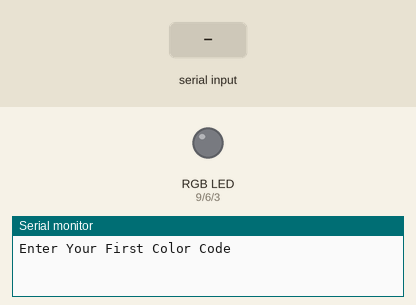
This sketch was run on a simulated Arduino Uno, built with avr-gcc and run on an emulated ATmega328P. Parts: an RGB LED mixed from three pins (HIGH = lit), the last lines printed to the serial monitor. Inputs (shaded band) come from the test bench. Dim RGB values are drawn brighter than linear.

Above: at 1.2 s.
1.3 s: "90,45,200\n" received over Serial
At 1.8 s:
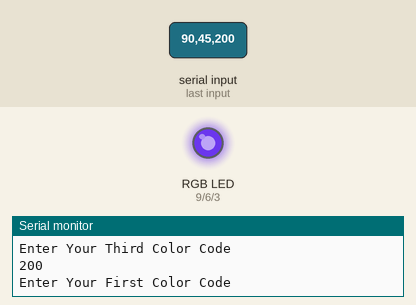
2.8 s: "30,150,10\n" received over Serial
At 4.0 s:
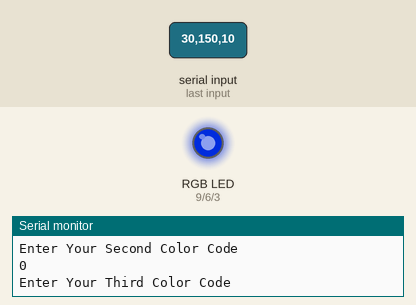
4.3 s: "5\n" received over Serial
At 5.0 s:
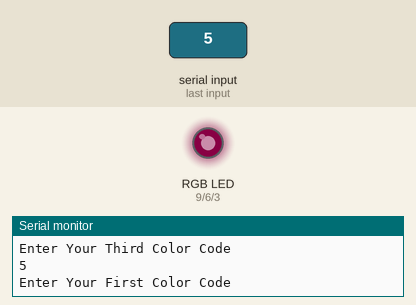
5.8 s: "1,90\n" received over Serial
At 6.3 s:
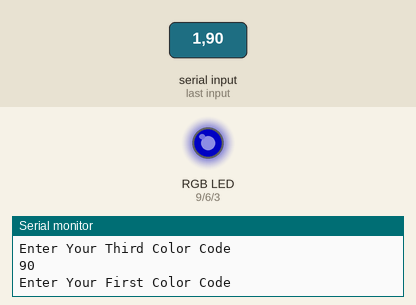
7.3 s: "90,45\n" received over Serial
At 8.5 s:
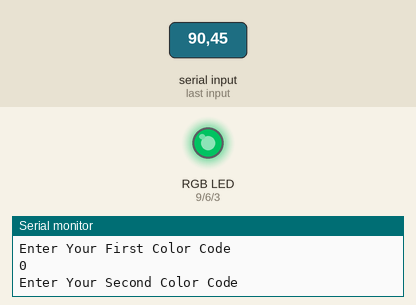
8.8 s: "90\n" received over Serial
At 10.5 s:
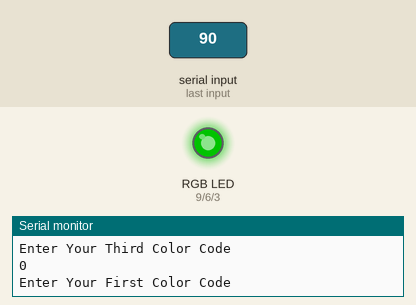
Timing chart, 0 to 12.0 s (numbered marks = the images above; inputs shaded):
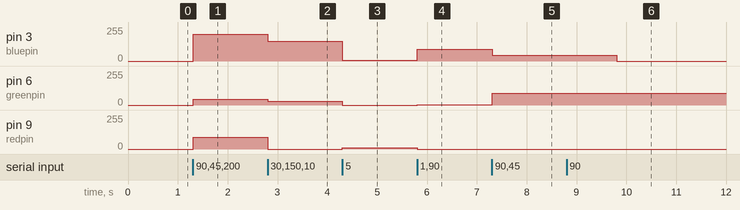

The sketch:

UserColorRGB.ino
```cpp
int redpin=9;
int greenpin=6;
int bluepin=3;
int firstColor;
int secondColor;
int thirdColor;

void setup() {
    pinMode(redpin,OUTPUT);
    pinMode(greenpin,OUTPUT);
    pinMode(bluepin,OUTPUT);
    Serial.begin(9600);
}

void loop() {
    Serial.println("Enter Your First Color Code");
    while(Serial.available()==0){

    }
    firstColor=Serial.parseInt();
    Serial.println(firstColor);
    Serial.println("Enter Your Second Color Code");
    while(Serial.available()==0){

    }
    secondColor=Serial.parseInt();
    Serial.println(secondColor);
    Serial.println("Enter Your Third Color Code");
    while(Serial.available()==0){

    }
    thirdColor=Serial.parseInt();
    Serial.println(thirdColor);

    analogWrite(redpin,firstColor);
    analogWrite(greenpin,secondColor);
    analogWrite(bluepin,thirdColor);
}

// Use the link below for more color
/* https://www.rapidtables.com/web/color/RGB_Color.html#:~:text=RGB%20color%20space%20or%20RGB%20color%20system%2C%20constructs,256%2A256%2A256%3D16777216%20possible%20colors.%20RGB%20%E2%89%A1%20Red%2C%20Green%2C%20Blue */
```

Measured:
- after the input at 1.3 s, pin 3 (bluepin): 0/255 → 200/255 at once; pin 6 (greenpin): 0/255 → 45/255 at once; pin 9 (redpin): 0/255 → 90/255 at once
- after the input at 2.8 s, pin 3 (bluepin): 200/255 → 150/255 at once; pin 6 (greenpin): 45/255 → 30/255 at once; pin 9 (redpin): 90/255 → 0/255 at once
- after the input at 4.3 s, pin 3 (bluepin): 150/255 → 5/255 at once; pin 6 (greenpin): 30/255 → 0/255 at once; pin 9 (redpin): 0/255 → 10/255 at once
- after the input at 5.8 s, pin 3 (bluepin): 5/255 → 90/255 at once; pin 6 (greenpin): 0/255 → 1/255 at once; pin 9 (redpin): 10/255 → 0/255 at once
- after the input at 7.3 s, pin 3 (bluepin): 90/255 → 45/255 at once; pin 6 (greenpin): 1/255 → 90/255 at once
- after the input at 8.8 s, pin 3 (bluepin): 45/255 → 0/255 after 1.0 s
